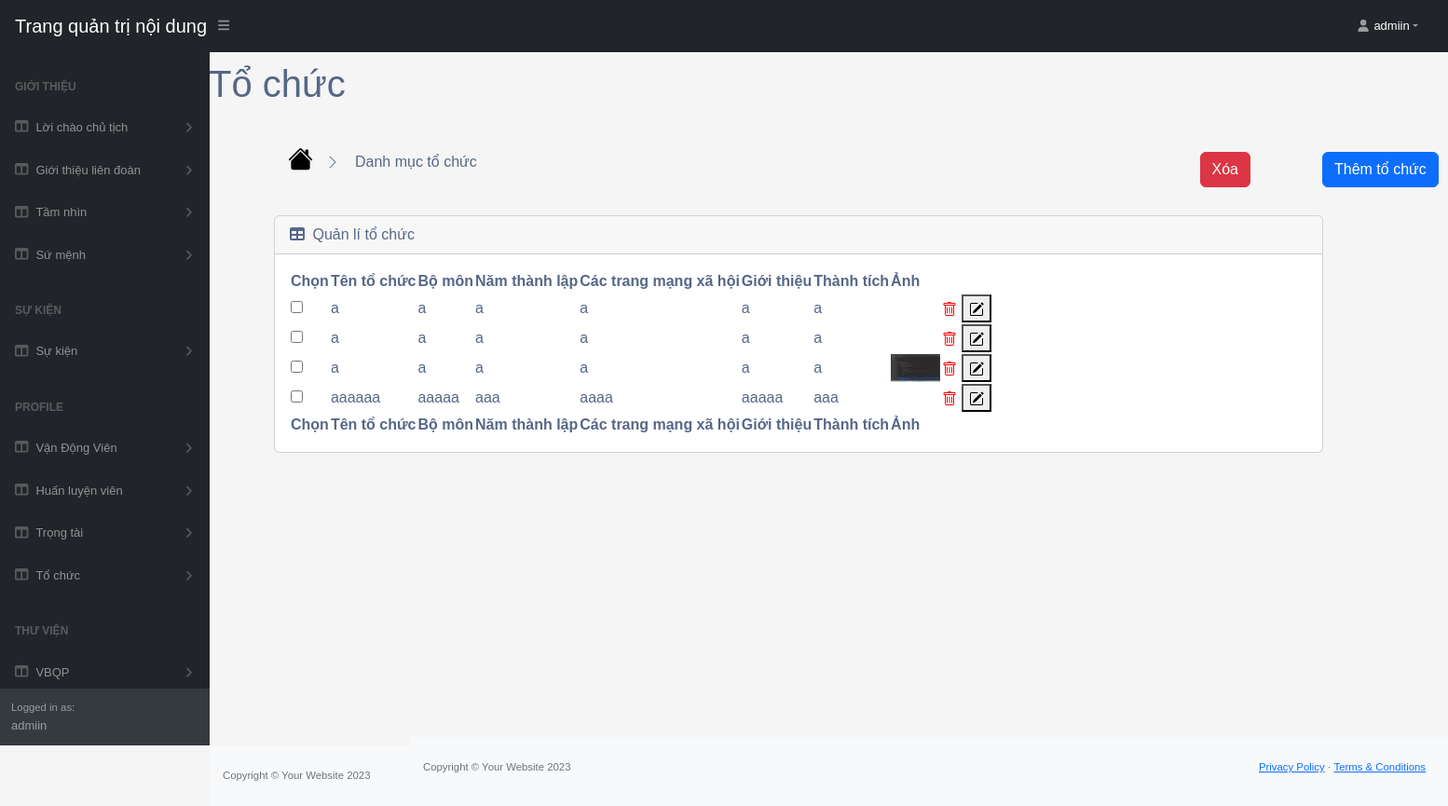
Page /profile/group/list/ (signed in) on the committed database.
### app/models_group.py (models this page shows, shortened)
class Group(models.Model):
    name_group = models.CharField(null=False, max_length=100)
    subject = models.CharField(null=False, max_length=100)
    image = models.ImageField(null=True, blank=True)
    year = models.CharField(null=False, max_length=100)
    social_network = models.CharField(null=False, max_length=100)
    intro = models.TextField(null=False, max_length=100)
    achier = models.CharField(null=False, max_length=100)
    @property
    def ImageURL(self):
        try:
            url = self.image.url
        except:
            url = ''
        return url

### app/views_group.py (the view, shortened to what this page needs)
def list(request):
    if request.user.is_authenticated:
        groups = Group.objects.all()
        return render(request, 'group/tables_group.html', {'groups': groups})
    return render(request, 'group/tables_group.html', {'groups': None})

### app/templates/group/tables_group.html (shortened to what this page needs)
{% extends 'app/base.html' %}
{% load static %}
    {% block table_event %}
    <div class="container-fluid px-0 mt-0">
        <nav class="sb-topnav navbar navbar-expand navbar-dark bg-dark">
            <a class="navbar-brand ps-3" href="{% url '' %}">Trang quản trị nội dung</a>
            <button class="btn btn-link btn-sm order-1 order-lg-0 me-4 me-lg-0" id="sidebarToggle" href="#!"><i class="fas fa-bars"></i></button>
            <ul class="navbar-nav ms-auto ms-md-0 me-3 me-lg-4">
                <li class="nav-item dropdown">
                    <a class="nav-link dropdown-toggle" id="navbarDropdown" href="#" role="button" data-bs-toggle="dropdown" aria-expanded="false" ><i class="fas fa-user fa-fw" style="transform: translate(-3px, 0px);"></i><span style="color: white; transform: translate(18px, 16px);">{{request.user}}</span></a>
                </li>
            </ul>
        </nav>
        <div id="layoutSidenav">
            <div id="layoutSidenav_nav">
                <nav class="sb-sidenav accordion sb-sidenav-dark" id="sidenavAccordion">
                    <div class="sb-sidenav-menu">
                        <div class="nav">
                            <div class="sb-sidenav-menu-heading">Giới thiệu</div>
                            <a class="nav-link collapsed" href="#" data-bs-toggle="collapse" data-bs-target="#collapseLayout1" aria-expanded="false" aria-controls="collapseLayout1">
                                <div class="sb-nav-link-icon"><i class="fas fa-columns"></i></div>
                                Lời chào chủ tịch
                                <div class="sb-sidenav-collapse-arrow"><i class="fas fa-angle-down"></i></div>
                            </a>
                            <a class="nav-link collapsed" href="#" data-bs-toggle="collapse" data-bs-target="#collapseLayout5" aria-expanded="false" aria-controls="collapseLayout5">
                                <div class="sb-nav-link-icon"><i class="fas fa-columns"></i></div>
                                Giới thiệu liên đoàn
                                <div class="sb-sidenav-collapse-arrow"><i class="fas fa-angle-down"></i></div>
                            </a>
                            <a class="nav-link collapsed" href="#" data-bs-toggle="collapse" data-bs-target="#collapseLayout13" aria-expanded="false" aria-controls="collapseLayout13">
                                <div class="sb-nav-link-icon"><i class="fas fa-columns"></i></div>
                                Tầm nhìn
                                <div class="sb-sidenav-collapse-arrow"><i class="fas fa-angle-down"></i></div>
                            </a>
                            <a class="nav-link collapsed" href="#" data-bs-toggle="collapse" data-bs-target="#collapseLayout14" aria-expanded="false" aria-controls="collapseLayout14">
                                <div class="sb-nav-link-icon"><i class="fas fa-columns"></i></div>
                                Sứ mệnh
                                <div class="sb-sidenav-collapse-arrow"><i class="fas fa-angle-down"></i></div>
                            </a>
                        <div class="sb-sidenav-menu-heading">Sự kiện</div>
                            <a class="nav-link collapsed" href="#" data-bs-toggle="collapse" data-bs-target="#collapseLayout2" aria-expanded="false" aria-controls="collapseLayout2">
                                <div class="sb-nav-link-icon"><i class="fas fa-columns"></i></div>
                                Sự kiện
                                <div class="sb-sidenav-collapse-arrow"><i class="fas fa-angle-down"></i></div>
                            </a>
                            <div class="sb-sidenav-menu-heading">Profile</div>
                            <a class="nav-link collapsed" href="#" data-bs-toggle="collapse" data-bs-target="#collapseLayout7" aria-expanded="false" aria-controls="collapseLayout7">
                                <div class="sb-nav-link-icon"><i class="fas fa-columns"></i></div>
                                Vận Động Viên
                                <div class="sb-sidenav-collapse-arrow"><i class="fas fa-angle-down"></i></div>
                            </a>
                            <a class="nav-link collapsed" href="#" data-bs-toggle="collapse" data-bs-target="#collapseLayout8" aria-expanded="false" aria-controls="collapseLayout8">
                                <div class="sb-nav-link-icon"><i class="fas fa-columns"></i></div>
                                Huấn luyện viên
                                <div class="sb-sidenav-collapse-arrow"><i class="fas fa-angle-down"></i></div>
                            </a>
                            <a class="nav-link collapsed" href="#" data-bs-toggle="collapse" data-bs-target="#collapseLayout9" aria-expanded="false" aria-controls="collapseLayout9">
                                <div class="sb-nav-link-icon"><i class="fas fa-columns"></i></div>
                                Trọng tài
                                <div class="sb-sidenav-collapse-arrow"><i class="fas fa-angle-down"></i></div>
                            </a>
                            <a class="nav-link collapsed" href="#" data-bs-toggle="collapse" data-bs-target="#collapseLayout3" aria-expanded="false" aria-controls="collapseLayout3">
                                <div class="sb-nav-link-icon"><i class="fas fa-columns"></i></div>
                                Tổ chức
                                <div class="sb-sidenav-collapse-arrow"><i class="fas fa-angle-down"></i></div>
                            </a>
                            <div class="sb-sidenav-menu-heading">Thư viện</div>
                            <a class="nav-link collapsed" href="#" data-bs-toggle="collapse" data-bs-target="#collapseLayout10" aria-expanded="false" aria-controls="collapseLayout10">
                                <div class="sb-nav-link-icon"><i class="fas fa-columns"></i></div>
                                VBQP
                                <div class="sb-sidenav-collapse-arrow"><i class="fas fa-angle-down"></i></div>
                            </a>
                        </div>
                    </div>
                    <div class="sb-sidenav-footer" style="visibility: {{user_login}}">
                        <div class="small">Logged in as:</div>
                        {{request.user}}
                    </div>
                </nav>
            </div>
            <div id="layoutSidenav_content">
                <main style="transform: translate(-130px, -50px);">
                <div class="container-fluid px-1">
                    <div class="container-fluid" id="myDiv">
                        <h1 class="mt-4" style="transform: translate(-70px, -20px);">Tổ chức</h1>
                    <a href="{% url '' %}">
                    </a>
                    <a class="dropdown-item" href="{% url '' %}" style="transform: translate(87px, -7px); font-size: 16px;">Danh mục tổ chức</a>
                        <a href="{% url 'group' %}">
                            <button type="button" class="btn btn-primary" style="transform: translate(1125px, -30px);">Thêm tổ chức</button>
                        </a>
                        <div class="card mb-4" style="font-size: 16px;">
                            <div class="card-header">
                                <i class="fas fa-table me-1"></i>
                                Quản lí tổ chức
                            </div>
                            <div class="card-body">
                                <form method="post" action="{% url 'list_group' %}">
                                <table id="datatablesSimple">
                                    <thead>
                                        <tr>
                                            <th>Chọn</th>
                                            <th>Tên tổ chức</th>
                                            <th>Bộ môn</th>
                                            <th>Năm thành lập</th>
                                            <th>Các trang mạng xã hội</th>
                                            <th>Giới thiệu</th>
                                            <th>Thành tích</th>
                                            <th>Ảnh</th>
                                            <th></th>
                                        </tr>
                                    </thead>
                                    <tfoot>
                                        <tr>
                                            <th>Chọn</th>
                                            <th>Tên tổ chức</th>
                                            <th>Bộ môn</th>
                                            <th>Năm thành lập</th>
                                            <th>Các trang mạng xã hội</th>
                                            <th>Giới thiệu</th>
                                            <th>Thành tích</th>
                                            <th>Ảnh</th>
                                            <th></th>
                                        </tr>
                                    </tfoot>
                                    <tbody>
                                        {% for group in groups %}
                                        <tr>
                                          <td>
                                              <input name="delete_id" type="checkbox" value="{{ group.id }}">
                                          </td>
                                          <td>{{ group.name_group }}</td>
                                            <td>{{ group.subject }}</td>
                                            <td>{{ group.year }}</td>
                                            <td>{{ group.social_network }}</td>
                                            <td>{{ group.intro }}</td>
                                            <td>{{ group.achier }}</td>
                                              <td>
                                                    <img src="{{ group.ImageURL }}" alt="{{ group.name }}" height="30px">
                                              </td>
                                            <td>
                                        <button type="submit" name="delete_id" value="{{ group.id }}" class="delete-button">
                                        </button>
                                        <button type="submit" name="edit_id" value="{{ group.id }}" class="edit-button">
                                        </button>
                                          </td>
                                        </tr>
                                        {% endfor %}
                                      </tbody>
                                </table>
                                    <button type="submit" class="btn btn-danger" id="deleteButton" style="position: fixed;  top: 101px; right: 82px;">Xóa</button>
                                </form>
                            </div>
                        </div>
                    </div>
                    </div>
                </main>
                <footer class="py-4 bg-light mt-auto">
                    <div class="container-fluid px-4">
                        <div class="d-flex align-items-center justify-content-between small">
                            <div class="text-muted">Copyright &copy; Your Website 2023</div>
                            <div>
                                <a href="#">Privacy Policy</a>
                                &middot;
                                <a href="#">Terms &amp; Conditions</a>
                            </div>
                        </div>
                    </div>
                </footer>
            </div>
        </div>
        </div>
    {% endblock table_event %}

### rows in the picture
Group: name_group "a", subject "a", year "a", social_network "a", intro "a", achier "a", {{ group.id }} 1 (drawn)
Group: name_group "a", subject "a", year "a", social_network "a", intro "a", achier "a", {{ group.id }} 2 (drawn)
Group: name_group "a", subject "a", year "a", social_network "a", intro "a", achier "a", ImageURL (picture), {{ group.id }} 3 (drawn)
Group: name_group "aaaaaa", subject "aaaaa", year "aaa", social_network "aaaa", intro "aaaaa", achier "aaa", {{ group.id }} 4 (drawn)

### other values in the picture
{{ request.user }} "admiin"
